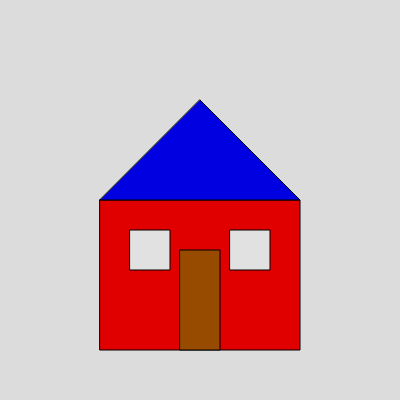
Frame 1 (no input)
Frame 60 (no input): identical to frame 1, image omitted
Frame 120 (the mouse pressed at the canvas centre since frame 60): identical to frame 1, image omitted

The p5.js sketch that drew this single still picture (run headless with seeded random() and noise() and a simulated clock; from frame 60 on, the mouse is pressed at the canvas centre):

// p5.js sketch
// ── sketch.js
function setup() {
  createCanvas(400, 400);
}

function draw() {
  background(220);
  
  //Draw house bottom
  fill(225,0,0);
  rect(100,200,200,150);
  
  //Roof
  fill(0,0,225);
  triangle(100,200,300,200,200,100);
  
  //Door
  fill(150,75,0);
  rect(180,250,40,100);
  
  //Window
  fill(225);
  rect(130,230,40,40);
  rect(230,230,40,40);
  
}
